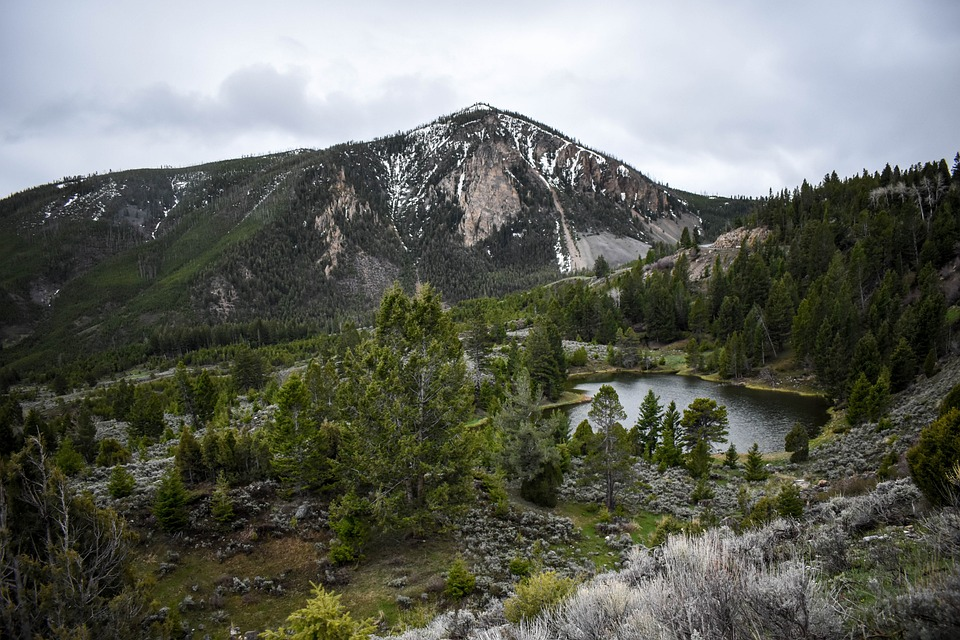
#> input picture montanha.jpg, 960 x 640 px
$ python t.py
#> lines starting #> are read from the running program, lines starting #| are printed output that depends on the picture; after the words box and inside, x2 and y2 are one past the last pixel; in counts of white or black regions, pixels touching at a corner belong together
import cv2

img = cv2.imread('montanha.jpg')
#> img is the input picture: shape (640, 960, 3); mean B, G, R 97.7, 105.7, 102.8
gray = cv2.cvtColor(img, cv2.COLOR_BGR2GRAY)
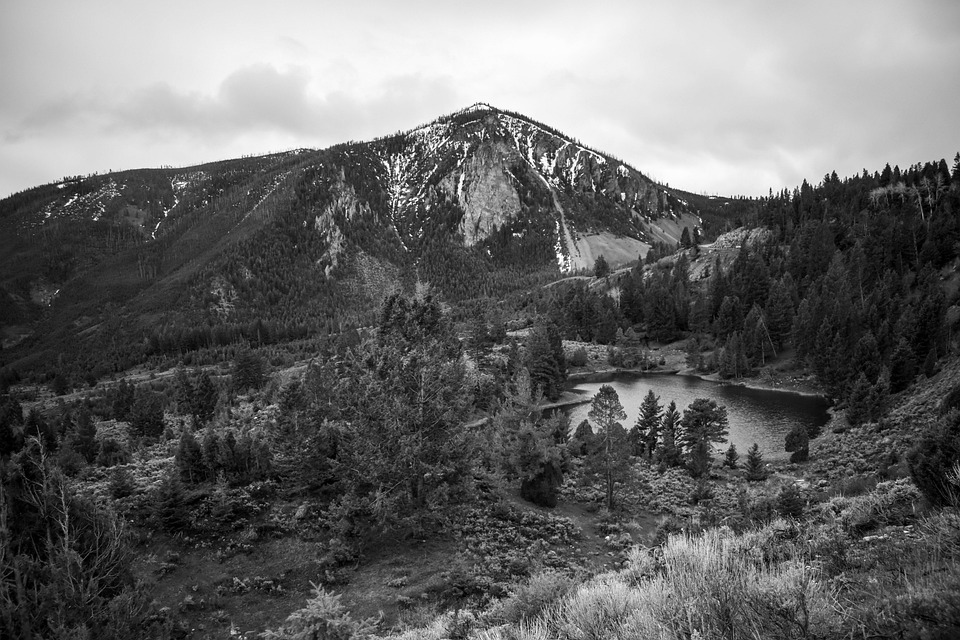
#> gray: shape (640, 960); min 0, max 255, mean 104
contornos = cv2.Canny(gray, 60, 150)
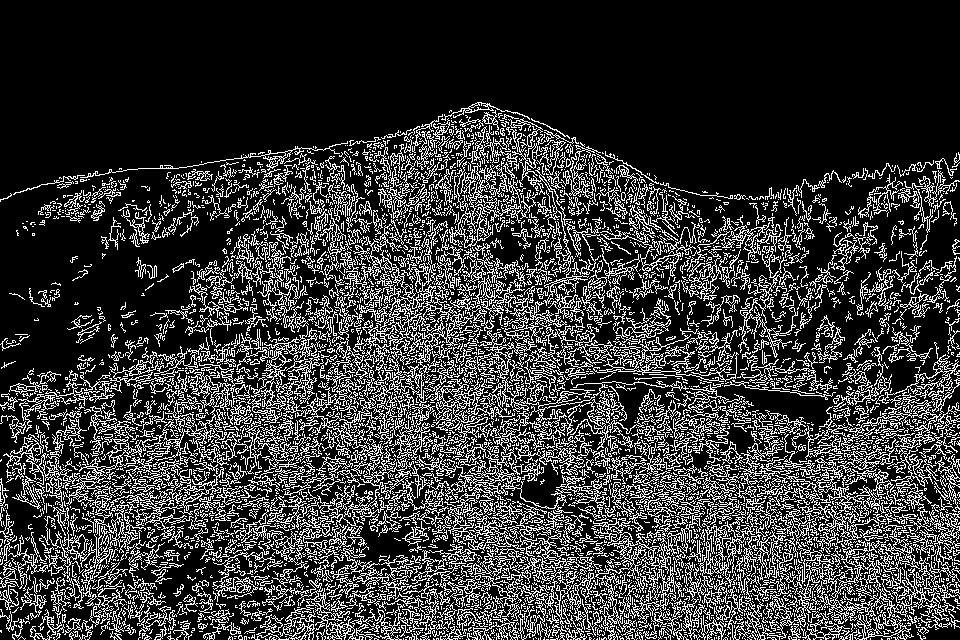
#> contornos: shape (640, 960); 21.8% white in thin lines or dots, all inside (x1, y1, x2, y2) = (0, 102, 960, 640)
cv2.imshow('imagem', contornos)
cv2.waitKey(0)
cv2.destroyAllWindows()
